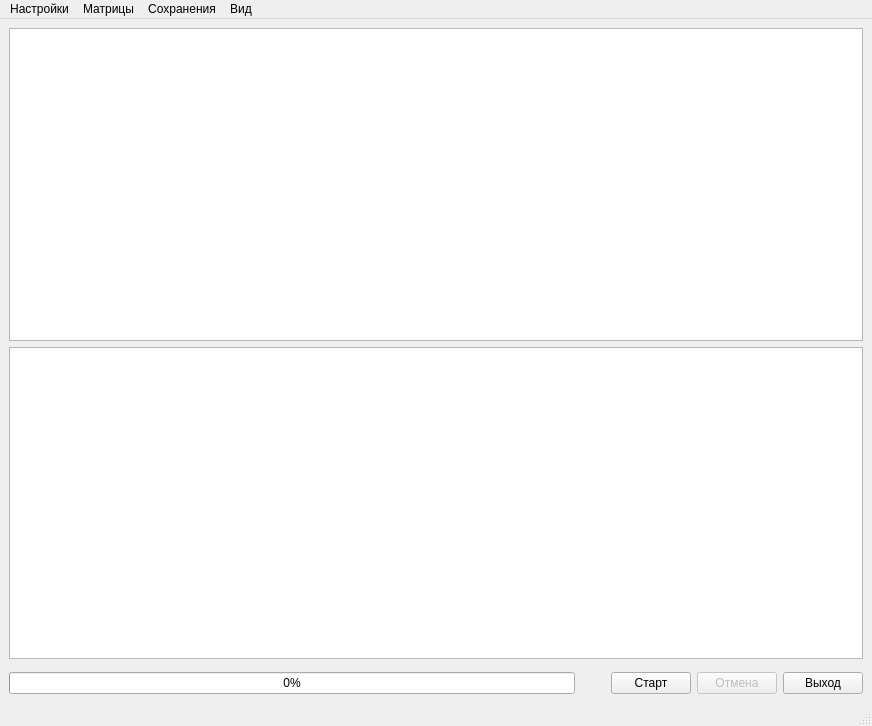
<?xml version="1.0" encoding="UTF-8"?>
<ui version="4.0">
 <class>MainWindow</class>
 <widget class="QMainWindow" name="MainWindow">
  <property name="geometry">
   <rect>
    <x>0</x>
    <y>0</y>
    <width>872</width>
    <height>726</height>
   </rect>
  </property>
  <property name="windowTitle">
   <string>Расчет спектра кодовых слов</string>
  </property>
  <property name="windowIcon">
   <iconset resource="../Spectrum.qrc">
    <normaloff>:/ui/icons/icon.png</normaloff>:/ui/icons/icon.png</iconset>
  </property>
  <widget class="QWidget" name="centralwidget">
   <layout class="QVBoxLayout" name="verticalLayout">
    <item>
     <widget class="FilterPlainTextEdit" name="matrixPTE">
      <property name="lineWrapMode">
       <enum>QPlainTextEdit::NoWrap</enum>
      </property>
     </widget>
    </item>
    <item>
     <widget class="SpectrumTextEdit" name="spectrumPTE">
      <property name="lineWrapMode">
       <enum>QPlainTextEdit::NoWrap</enum>
      </property>
      <property name="readOnly">
       <bool>true</bool>
      </property>
     </widget>
    </item>
    <item>
     <widget class="QCustomPlot" name="spectrumCPT" native="true" />
    </item>
    <item>
     <layout class="QHBoxLayout" name="actionsLayout">
      <item>
       <widget class="QProgressBar" name="infoPBR">
        <property name="value">
         <number>0</number>
        </property>
       </widget>
      </item>
      <item>
       <widget class="QLabel" name="saveLBL">
        <property name="sizePolicy">
         <sizepolicy hsizetype="Fixed" vsizetype="Fixed">
          <horstretch>0</horstretch>
          <verstretch>0</verstretch>
         </sizepolicy>
        </property>
        <property name="minimumSize">
         <size>
          <width>24</width>
          <height>24</height>
         </size>
        </property>
        <property name="maximumSize">
         <size>
          <width>24</width>
          <height>24</height>
         </size>
        </property>
        <property name="text">
         <string />
        </property>
        <property name="pixmap">
         <pixmap resource="../Spectrum.qrc">:/ui/icons/disk-black.png</pixmap>
        </property>
       </widget>
      </item>
      <item>
       <widget class="QPushButton" name="executePBN">
        <property name="text">
         <string>Старт</string>
        </property>
       </widget>
      </item>
      <item>
       <widget class="QPushButton" name="cancelPBN">
        <property name="enabled">
         <bool>false</bool>
        </property>
        <property name="text">
         <string>Отмена</string>
        </property>
       </widget>
      </item>
      <item>
       <widget class="QPushButton" name="exitPBN">
        <property name="text">
         <string>Выход</string>
        </property>
       </widget>
      </item>
     </layout>
    </item>
   </layout>
  </widget>
  <widget class="QMenuBar" name="menubar">
   <widget class="QMenu" name="viewMNU">
    <property name="title">
     <string>Вид</string>
    </property>
   </widget>
   <property name="geometry">
    <rect>
     <x>0</x>
     <y>0</y>
     <width>872</width>
     <height>25</height>
    </rect>
   </property>
   <widget class="QMenu" name="matrixMNU">
    <property name="title">
     <string>Матрицы</string>
    </property>
    <addaction name="loadMatrixACN" />
    <addaction name="saveMatrixACN" />
    <addaction name="separator" />
    <addaction name="createMatrixACN" />
   </widget>
   <addaction name="settingsACN" />
   <addaction name="matrixMNU" />
   <addaction name="autosaveACN" />
   <addaction name="viewMNU" />
  </widget>
  <widget class="QStatusBar" name="statusbar" />
  <action name="loadMatrixACN">
   <property name="text">
    <string>Загрузить матрицу…</string>
   </property>
  </action>
  <action name="saveMatrixACN">
   <property name="text">
    <string>Сохранить матрицу…</string>
   </property>
  </action>
  <action name="createMatrixACN">
   <property name="text">
    <string>Создать матрицу…</string>
   </property>
  </action>
  <action name="settingsACN">
   <property name="text">
    <string>Настройки</string>
   </property>
  </action>
  <action name="autosaveACN">
   <property name="text">
    <string>Сохранения</string>
   </property>
  </action>
 </widget>
 <customwidgets>
  <customwidget>
   <class>QCustomPlot</class>
   <extends>QWidget</extends>
   <header>qcustomplot.h</header>
   <container>1</container>
  </customwidget>
  <customwidget>
   <class>FilterPlainTextEdit</class>
   <extends>QPlainTextEdit</extends>
   <header>filterplaintextedit.h</header>
  </customwidget>
  <customwidget>
   <class>SpectrumTextEdit</class>
   <extends>QPlainTextEdit</extends>
   <header>spectrumtextedit.h</header>
  </customwidget>
 </customwidgets>
 <resources>
  <include location="../Spectrum.qrc" />
 </resources>
 <connections />
</ui>
